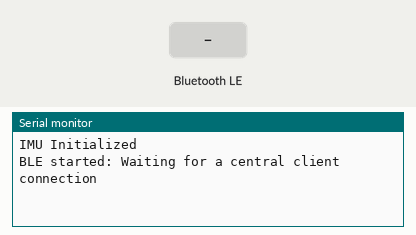
Simulated run of this sketch. Board: Arduino Nano 33 IoT. Parts: the last lines printed to the serial monitor. The inputs (shaded band) are chosen by the test bench. Nothing arrives over Bluetooth unless stated; a phone connects over Bluetooth LE 3 s after start.

Above: at 2.2 s.
2.3 s: Bluetooth LE write "1" received
At 4.2 s:
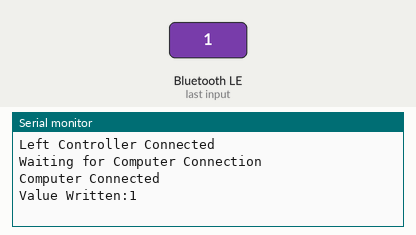
4.5 s: Bluetooth LE write "0" received
At 5.5 s:
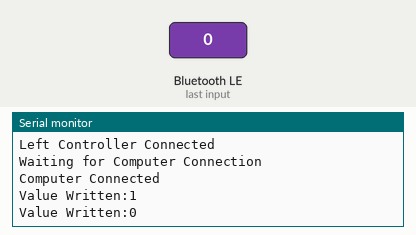
6.0 s: Bluetooth LE write "2" received
At 6.6 s:
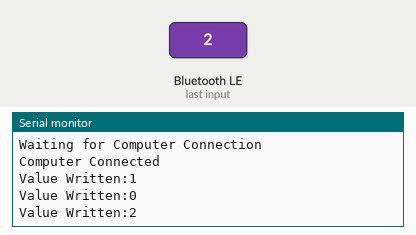

The sketch:

Right_Player_P1.ino
```cpp
#include <Arduino_LSM6DS3.h>
#include <ArduinoBLE.h>

const char* deviceServiceUuid = "19b10000-e8f2-537e-4f6c-d104768a1214";
const char* deviceServiceCharacteristicUuid = "19b10001-e8f2-537e-4f6c-d104768a1214";
BLEService gestureService(deviceServiceUuid);
BLEByteCharacteristic gestureCharacteristic(deviceServiceCharacteristicUuid, BLERead | BLEWrite);
int gesture = -1;

//Device information
BLEService myledService("58:BF:25:9B:35:52");
// Read and writeable by a central client. Each float is 4 bytes. (6 values = 24 bytes total to send)
BLECharacteristic myswitchCharacteristic("19B10000-E8F2-537E-4F6C-D104768A1214", BLERead | BLEWrite, 4);
BLEDevice central;

//Change float to 4 bytes to send over BLE byte server
void float2byte(byte bytes_temp[4], float float_variable){
  memcpy(bytes_temp, (unsigned char*) (&float_variable), 4);
}
//combined byte string to send over chareteristic BLE
byte bytecomb[4] = {};
//Initialize where in bytecomb/posiiton to write each byte
byte *byteAy = bytecomb;
float Ay = 0;
byte value = 7;
void WriteIMUvalue(BLEDevice central, BLECharacteristic myswitchCharacteristic){
  float ax, ay, az;
  if (IMU.accelerationAvailable()) {
    IMU.readAcceleration(ax, ay, az);
    Serial.print("Ay:");
    Serial.println(ay);
  }
  float2byte(byteAy, ay);
  myswitchCharacteristic.writeValue(bytecomb, 4);
}

void setup() {
  Serial.begin(9600);
  if (!BLE.begin()) {
    Serial.println("starting Bluetooth® Low Energy failed!");
    while (1);
  }
  BLE.debug(Serial);
  //Show Advertised Name and service that its offering
  BLE.setLocalName("Simon IoT");
  //Computer
  BLE.setAdvertisedService(myledService);
  myledService.addCharacteristic(myswitchCharacteristic);
  myswitchCharacteristic.writeValue(bytecomb, 4);
  BLE.addService(myledService);
  //Left Controller
  BLE.setAdvertisedService(gestureService);
  gestureService.addCharacteristic(gestureCharacteristic);
  BLE.addService(gestureService);
  gestureCharacteristic.writeValue(-1);

  BLE.advertise();

  myswitchCharacteristic.setEventHandler(BLERead, WriteIMUvalue);

  IMU.begin();
  if (!IMU.begin()) {
    Serial.println("Failed to initialize IMU!");
    while (1);
  }
  Serial.println("IMU Initialized");
  Serial.println("BLE started: Waiting for a central client connection");
  delay(1000);
}

void loop() {
  BLE.poll();

  BLEDevice leftcontroller = BLE.central();
  if (leftcontroller){
    Serial.println("Left Controller Connected");
    Serial.println("Waiting for Computer Connection");
    BLEDevice central = BLE.central();
    while (!central){
      BLEDevice central = BLE.central();
    }
    Serial.println("Computer Connected");
    while (leftcontroller.connected()){
      if (gestureCharacteristic.written()) {
        gesture = gestureCharacteristic.value();
        Serial.print("Value Written:");
        Serial.println(gesture);
      }

      // BLEDevice central = BLE.central();
      // if (central){
      //   Serial.println("Computer Connected");

      // }

    }
  }
  //BLEDevice central = BLE.central();

  if (central) {
    Serial.print("Bluetooth central Paired: ");
    while (central.connected()){
      //Just wait while connected for reads and update accordingly
      continue;
    }
  }
}
```

Measured:
- after the input at 2.3 s, the serial monitor: prints a new line after 0.70 s (image 1)
- after the input at 4.5 s, the serial monitor: prints a new line at once (image 2)
- after the input at 6.0 s, the serial monitor: prints a new line at once (image 3)
